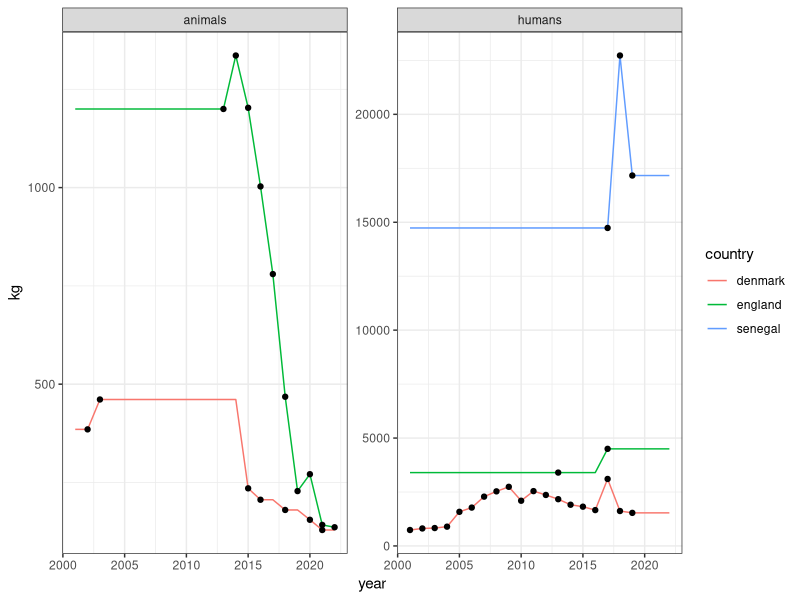
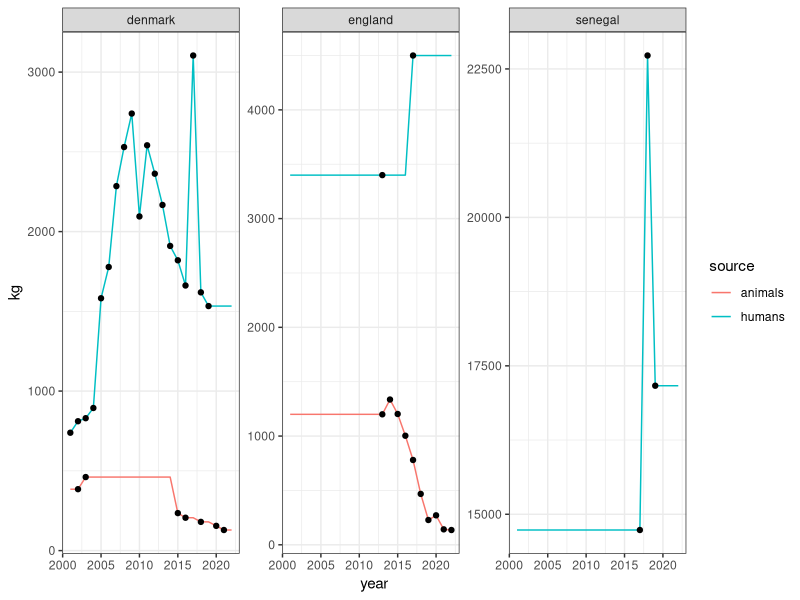
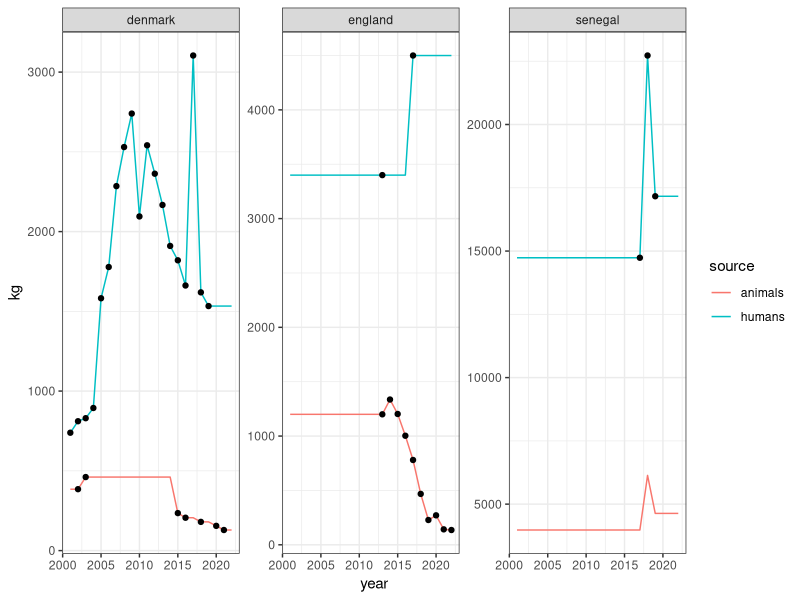
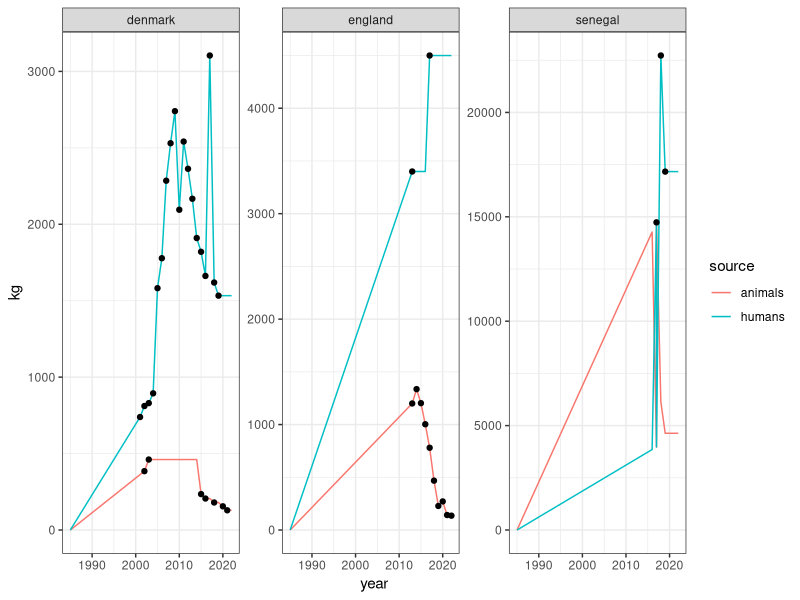
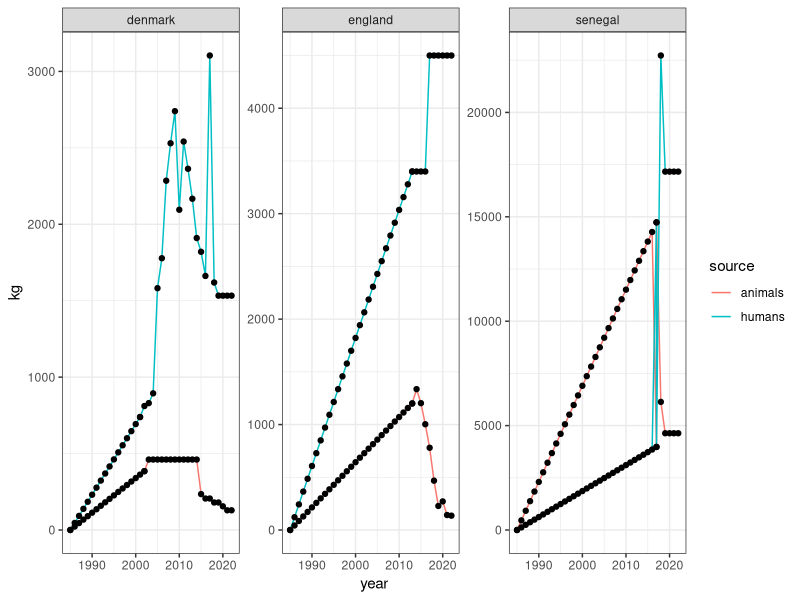

Recreate these plots in R, in order. (Note: this script raises an error after producing the figures.)
#### Usage data
# Have to extend to all timepoints and fill in the gaps in the data 



####### CHECK WHY SOME NAS??? 

### NEED TO REPLICATE FOR MONTHS

library(tidyverse)
theme_set(theme_bw(base_size = 11))
# take data from the literature and get a timeseries for use in ODE solve

usage <- read.csv("data/usage.csv")

# Extend to give data for all years (1900 - 2050)

#usage_full <- 

u <- usage %>% select(country, year, source, kg) %>% 
  complete(country, source, year) %>% 
  ungroup() %>% 
  dplyr::group_by(country, source) %>%
  fill(kg, .direction = "downup") %>%
  dplyr::ungroup()

ggplot(u, aes(x=year, y = kg, group = interaction(country,source))) + 
  geom_line(aes(col = country)) + 
  facet_wrap(~source, scales = "free") + 
  geom_point(data = usage)

ggplot(u, aes(x=year, y = kg, group = interaction(country,source))) + 
  geom_line(aes(col = source)) + 
  facet_wrap(~country, scales = "free") + 
  geom_point(data = usage)

# What is the ratio of human to animal use? 
ratio <- usage %>% select(country, year, source, kg) %>% 
  group_by(country) %>% pivot_wider(names_from = source, values_from = kg) %>%
  mutate(ratio = animals / humans) %>%
  summarise(mean(ratio, na.rm = TRUE))
# 0.279 / 0.263 for denmark and england

senegal_animal_approx <- u %>% filter(country == "senegal", source == "humans") %>%
  mutate(kg = kg * 0.27) 
senegal_animal_approx$source <- "animals"

# Add to other data 
w <- intersect(which(u$source == "animals"), which(u$country == "senegal"))
u <- rbind(u[-w,], senegal_animal_approx)

ggplot(u, aes(x=year, y = kg, group = interaction(country,source))) + 
  geom_line(aes(col = source)) + 
  facet_wrap(~country, scales = "free") + 
  geom_point(data = usage)

## when were they introduced into each country? for animals and humans?
date_intro <- c(1985, 1985, 1985) 
# min date from data: not by source (use complete later)
minn <- usage %>% filter(kg >0) %>% group_by(country, source) %>% summarise(min = min(year)) 
minn <- rbind(minn, minn[5,])
minn[6,2] <- "animals" # in same year as humans
minn$date_intro <- c(date_intro, date_intro)
minn$min_kg = c(as.numeric(usage %>% filter(country == "denmark", source == "animals", year == minn$min[1]) %>% select("kg")),
                as.numeric(usage %>% filter(country == "denmark", source == "humans",year == minn$min[2]) %>% select("kg")),
                as.numeric(usage %>% filter(country == "england", source == "animals",year == minn$min[3]) %>% select("kg")),
                as.numeric(usage %>% filter(country == "england", source == "humans",year == minn$min[4]) %>% select("kg")),
                as.numeric(usage %>% filter(country == "senegal", source == "humans",year == minn$min[5]) %>% select("kg")*0.27), # use animal approximation
                as.numeric(usage %>% filter(country == "senegal", source == "humans",year == minn$min[6]) %>% select("kg")))
# y = mx + c = grad = m = (y - c)/x
minn$grad = (minn$min_kg-0)/(minn$min - minn$date_intro)

# Fill in 
minn <- minn %>% ungroup()
fill_big <- c()
for(i in c("denmark","senegal","england")){
  for(j in c("animals","humans")){
    
    fill <- c()
    # intro date
    id <- as.numeric(minn %>% filter(country == i, source == j) %>% select(date_intro))
    first_data <- as.numeric(minn %>% filter(country == i, source == j) %>% select(min))
    fill$year = seq(id,first_data,1)
    fill$grad <- as.numeric(minn %>% filter(country == i, source == j) %>% select(grad))
    fill$kg <- fill$grad * (fill$year-as.numeric(minn %>% filter(country == i, source == j) %>% select(date_intro))) + 0
    fill <- as.data.frame(fill)
    fill$country <- i
    fill$source <- j
    
    # Remove completed values in u to stop this repeating (this is a better subtle fit instead of constant backwards)
    w <- intersect(intersect(which(u$country  == i), which(u$source == j)),which(u$year < first_data))
    u[w,"kg"] <- -10 # filter out at end
    
    # Save 
    if(is.null(dim(fill_big))){fill_big <- fill}else{fill_big <- rbind(fill_big, fill)}
  }
}

u_full <- rbind(u %>% filter(kg > -0.001),fill_big[,c(colnames(u))])

ggplot(u_full, aes(x=year, y = kg, group = interaction(country,source))) + 
  geom_line(aes(col = source)) + 
  facet_wrap(~country, scales = "free") + 
  geom_point(data = usage)

## Normalise: divide by max value in the country 
u_full <- u_full %>% group_by(country, source) %>% mutate(max = max(kg),
                                                normalise_kg = kg / max) %>%
  ungroup() %>% 
  group_by(year) %>% 
  complete(country, source) %>% 
  ungroup() %>% 
  dplyr::group_by(country, source) %>%
  fill(normalise_kg, .direction = "downup") %>%
  dplyr::ungroup()

u_full %>% group_by(country, source) %>% summarise(n(), min_yr = min(year), max_yr = max(year)) # Check same number for all 

ggplot(u_full, aes(x=year, y = kg, group = interaction(country,source))) + 
  geom_line(aes(col = source)) + 
  facet_wrap(~country, scales = "free") + 
  geom_point(data = u_full)

# Need to months
u_full <- expand(u_full, year = unique(year), month = 1:12)  %>%
  left_join(u_full, by = 'year') #%>% 
  # filter(year == 1990) %>%
  # print(n=Inf)

intro_date <- min(u_full$year)
u_full <- u_full %>% ungroup()
u_full$norm_year <- (u_full$year - intro_date) 
u_full$time <- (u_full$norm_year * 12) + u_full$month
## normalise_kg needs to change 
u_full$kg_month <- u_full$kg_month/12

ggplot(u_full, aes(x=time, y = normalise_kg, group = interaction(country,source))) + 
  geom_line(aes(col = source)) + 
  facet_wrap(~country, scales = "free") + 
  geom_point(data = u_full)

write.csv(u_full, "data/input_usage.csv")
